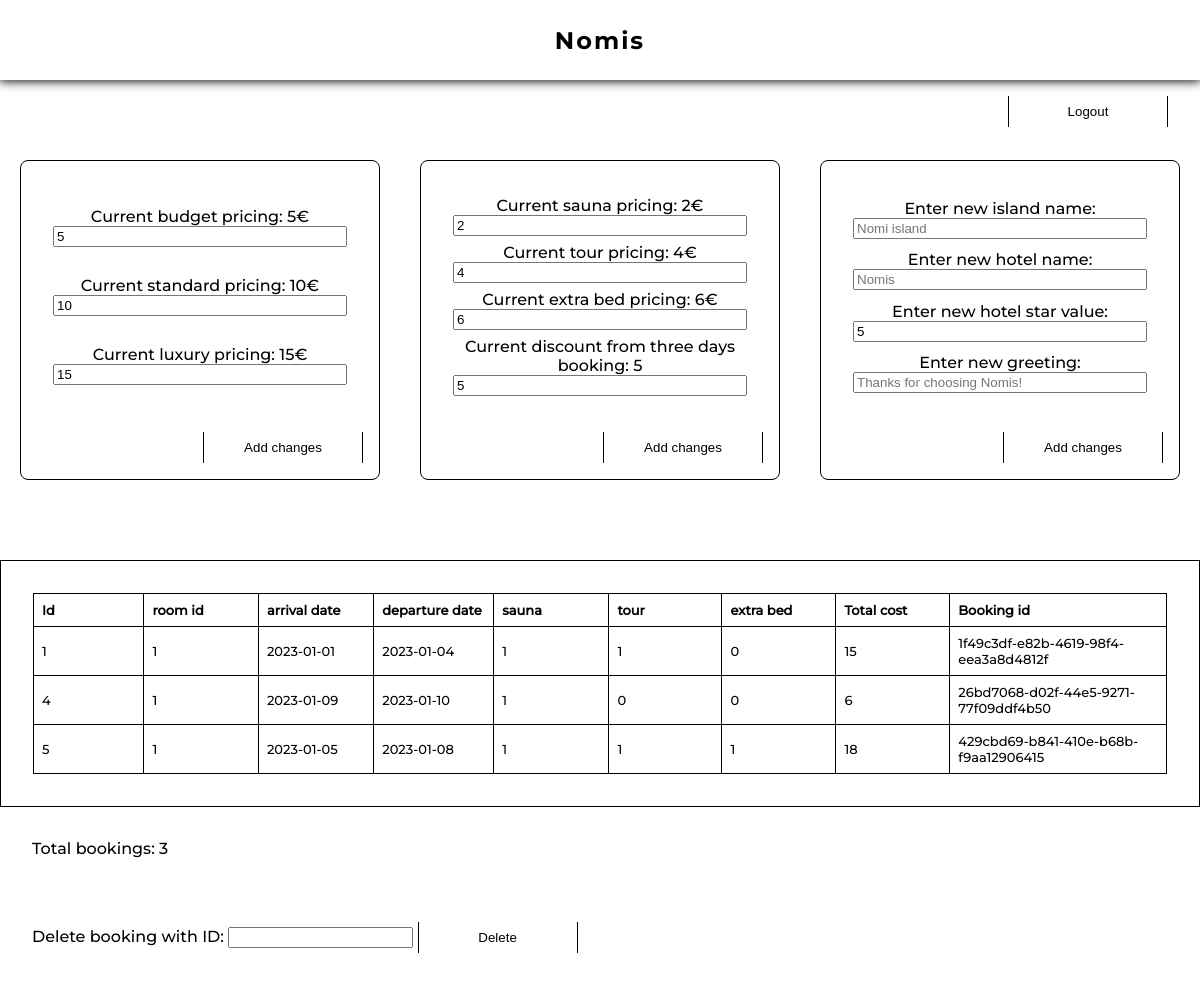
Before: /Admin/index.php (signed in) with the older database file.
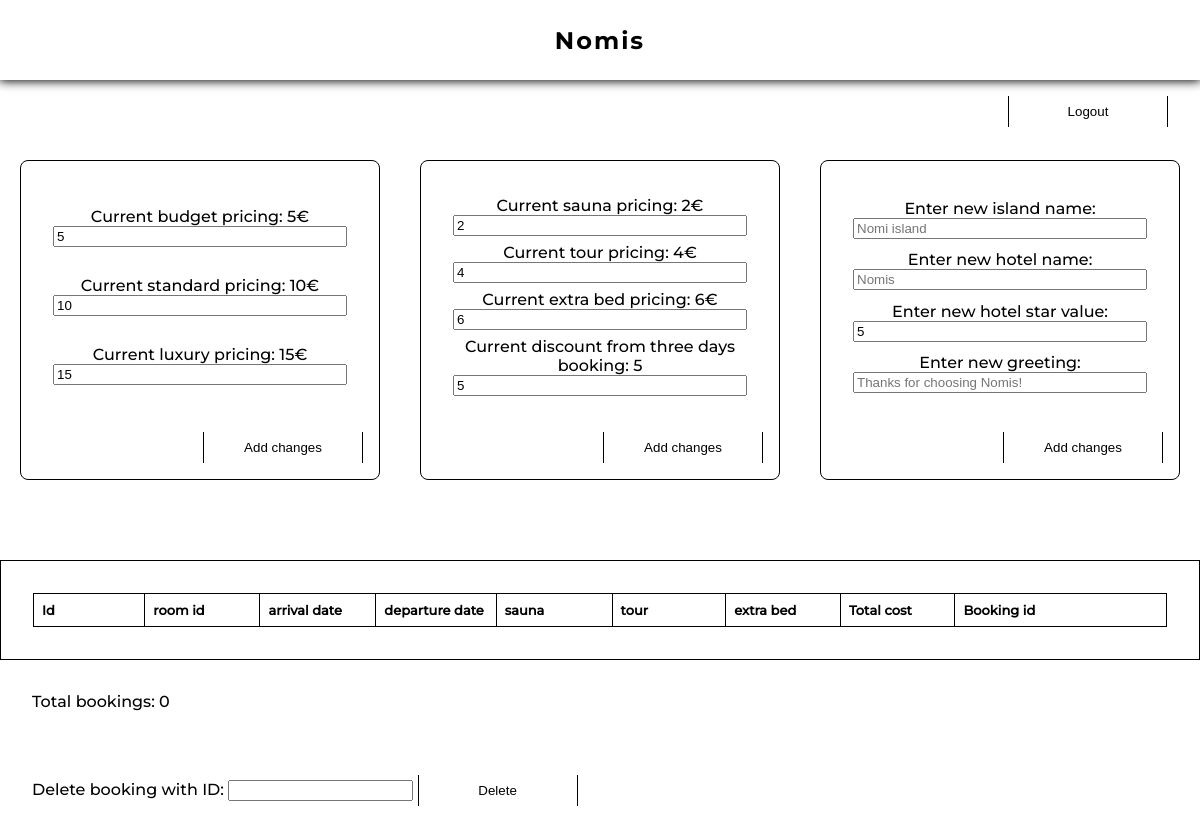
After: the same page with the newer database file.
### tables this page shows
CREATE TABLE bookings(
	id INTEGER PRIMARY KEY AUTOINCREMENT,
	room_id INTEGER,
	arrival_date DATE,
	departure_date DATE, sauna BOOLEAN, tour BOOLEAN, bed BOOLEAN, total_cost FLOAT, bookingUID VARCHAR(180));

### PHP/hotelFunctions.php (called while the page is built, shortened)
<?php
$priceData = file_get_contents(__DIR__ . '/../pricing.json');
$priceData = json_decode($priceData, true);
$budgetPrice = $priceData['room_prices']['budget_price'];
$standardPrice = $priceData['room_prices']['standard_price'];
$luxuryPrice = $priceData['room_prices']['luxury_price'];
$saunaPrice = $priceData['feature_prices']['sauna'];
$tourPrice = $priceData['feature_prices']['tour'];
$bedPrice = $priceData['feature_prices']['bed'];
$threeDayDiscount = $priceData['discounts']['threeDayDiscount'];

### Admin/main-admin.php (the view, shortened to what this page needs)
<?php
require(__DIR__ . '/../PHP/hotelFunctions.php');
$confirmationJSON = file_get_contents(__DIR__ . '/../booking-confirmation.json');
$confirmationJSON = json_decode($confirmationJSON, true);
$islandName = $confirmationJSON['island'];
$hotelName = $confirmationJSON['hotel'];
$starRating = $confirmationJSON['stars'];
$confirmationMessage = $confirmationJSON['addtional_info']['greeting'];
?>
<main>
    <section class="admin-logout">
        <a href="./logout.php">
            <button>Logout</button>
        </a>
    </section>
    <section class="pricing-container">
        <form action="" method="POST" class="pricing-form">
            <div>
                <label for="budget-price">Current budget pricing: <?= $budgetPrice ?>€</label>
                <input type="number" name="budget-price" value=<?= $budgetPrice ?> min=0 max=100>
            </div>
            <div>
                <label for="standard-price">Current standard pricing: <?= $standardPrice ?>€</label>
                <input type="number" name="standard-price" value=<?= $standardPrice ?> min=0 max=100>
            </div>
            <div>
                <label for="luxury-price">Current luxury pricing: <?= $luxuryPrice ?>€</label>
                <input type="number" name="luxury-price" value=<?= $luxuryPrice ?> min=0 max=100>
            </div>
            <button type="submit">Add changes</button>
        </form>
        <form action="" method="POST" class="pricing-form">
            <div>
                <label for="sauna-price">Current sauna pricing: <?= $saunaPrice ?>€</label>
                <input type="number" name="sauna-price" value=<?= $saunaPrice ?> min=0 max=100>
            </div>
            <div>
                <label for="tour-price">Current tour pricing: <?= $tourPrice ?>€</label>
                <input type="number" name="tour-price" value=<?= $tourPrice ?> min=0 max=100>
            </div>
            <div>
                <label for="bed-price">Current extra bed pricing: <?= $bedPrice ?>€</label>
                <input type="number" name="bed-price" value=<?= $bedPrice ?> min=0 max=100>
            </div>
            <div>
                <label for="discount-days">Current discount from three days booking: <?= $threeDayDiscount ?></label>
                <input type="number" name="discount-days" value=<?= $threeDayDiscount ?>>
            </div>
            <button type="submit">Add changes</button>
        </form>
        <form action="" method="POST" class="pricing-form">
            <div>
                <label for="island-name">Enter new island name:</label>
                <input type="text" name="island-name" placeholder="<?= $islandName ?>">
            </div>
            <div>
                <label for="hotel-name">Enter new hotel name:</label>
                <input type="text" name="hotel-name" placeholder="<?= $hotelName ?>">
            </div>
            <div>
                <label for="hotel-stars">Enter new hotel star value:</label>
                <input type="number" name="hotel-stars" min=0 max=5 value=<?= $starRating ?>>
            </div>
            <div>
                <label for="greeting-message">Enter new greeting:</label>
                <input type="text" name="greeting-message" placeholder="<?= $confirmationMessage ?>">
            </div>
            <button type="submit">Add changes</button>
        </form>
    </section>
    <section class="bookings-container">
        <table>
            <tr>
                <th>Id</th>
                <th>room id</th>
                <th>arrival date</th>
                <th>departure date</th>
                <th>sauna</th>
                <th>tour</th>
                <th>extra bed</th>
                <th>Total cost</th>
                <th>Booking id</th>
            </tr>
            <?php
            $stmt = $dbh->query('SELECT * FROM bookings');
            $bookingsData = $stmt->fetchAll(PDO::FETCH_ASSOC);
            ?>
            <?php foreach ($bookingsData as $currentBooking) : ?>
                <tr>
                    <?php foreach ($currentBooking as $bookingData) : ?>
                        <td><?= $bookingData ?></td>
                    <?php endforeach ?>
                </tr>
            <?php endforeach ?>
        </table>
        <p>Total bookings:
            <?php
            $stmt = $dbh->query('SELECT COUNT(id) FROM bookings');
            $response = $stmt->fetch(PDO::FETCH_NUM);
            echo $response[0];
            ?>
        </p>
        <form action="" method="POST" class="delete-booking-form">
            <label for="delete-booking">Delete booking with ID:</label>
            <input type="number" name="delete-booking" min=1>
            <button type="submit">Delete</button>
        </form>
    </section>
</main>

### Admin/index.php (shortened to what this page needs)
<?php
$confirmationJSON = file_get_contents(__DIR__ . '/../booking-confirmation.json');
$confirmationJSON = json_decode($confirmationJSON, true);
?>
<!DOCTYPE html>
<html lang="en">
<head>
    <link rel="stylesheet" href="../CSS/header.css">
    <link rel="stylesheet" href="../CSS/global.css">
    <link rel="stylesheet" href="../CSS/typography.css">
    <link rel="stylesheet" href="../CSS/admin-login.css">
    <link rel="stylesheet" href="../CSS/admin-main.css">
</head>
<body>
    <header class="admin-header">
        <section class="heading">
            <h1><?= $confirmationJSON['hotel'] ?></h1>
        </section>
    </header>
    <?php
    if (!isset($_SESSION['user-auth'])) {
        require(__DIR__ . '/login.php');
    } else {
        require(__DIR__ . '/main-admin.php');
    }
    ?>
</body>
</html>

### CSS/header.css (style rules this page uses)
header { position: fixed; box-shadow: 0 0 10px 1px black; width: 100%; height: 10vh; background-color: white; z-index: 1; }
.admin-header { position: relative; }
.heading { display: flex; justify-content: center; align-items: center; position: relative; width: 100%; height: 10vh; }

### CSS/global.css (style rules this page uses)
* { box-sizing: border-box; }
body { margin: 0; position: relative; }
button { background-color: transparent; border: 1px solid black; cursor: pointer; border-radius: 1rem; padding: 0.5rem; margin-bottom: 1rem; position: relative; border: none; width: 10rem; margin-bottom: 2rem; overflow: hidden; border-left: 1px solid black; border-right: 1px solid black; border-radius: 0; }
button::before { position: absolute; content: ''; width: 10rem; top: 0; right: -10rem; height: 1px; background-color: black; transition: right 0.5s ease; }
button::after { position: absolute; content: ''; width: 10rem; bottom: 0; left: -10rem; height: 1px; background-color: black; transition: left 0.5s ease; }

### CSS/typography.css (style rules this page uses)
body { font-family: 'Montserrat-m'; }
h1 { font-family: 'Montserrat-b'; letter-spacing: 2px; }
table { font-size: small; }

### CSS/admin-login.css (style rules this page uses)
.admin-logout { position: fixed; right: 2rem; top: 6rem; }

### CSS/admin-main.css (style rules this page uses)
.pricing-container { display: flex; justify-content: space-around; align-items: center; width: 100%; height: 60vh; }
.pricing-form { display: flex; flex-direction: column; justify-content: space-around; text-align: center; position: relative; height: 40vh; width: 30%; padding: 2rem; border: 1px solid black; border-radius: 0.5rem; padding-bottom: 5rem; }
.pricing-form div { display: flex; flex-direction: column; }
.pricing-form button { position: absolute; right: 1rem; bottom: -1rem; }
.bookings-container { display: flex; justify-content: center; flex-direction: column; width: 100%; }
.bookings-container p { padding: 1rem 2rem; }
.bookings-container table { display: flex; justify-content: center; text-align: left; width: 100%; border: 1px solid black; padding: 2rem; border-collapse: collapse; }
.bookings-container table td, .bookings-container table th { border: 1px solid black; padding: 8px; }
.bookings-container table th { width: 8rem; }
.bookings-container table th:last-child { width: 15rem; }
.delete-booking-form { padding: 2rem; }

Changed rows visible on the page:
removed bookings: bookingData "1", arrival_date "2023-01-01", departure_date "2023-01-04", bed "0", total_cost "15", bookingUID "1f49c3df-e82b-4619-98f4-eea3a8d4812f"
removed bookings: id "4", bookingData "1", arrival_date "2023-01-09", departure_date "2023-01-10", bookingData "0", total_cost "6", bookingUID "26bd7068-d02f-44e5-9271-77f09ddf4b50"
removed bookings: id "5", bookingData "1", arrival_date "2023-01-05", departure_date "2023-01-08", total_cost "18", bookingUID "429cbd69-b841-410e-b68b-f9aa12906415"
Other visible differences:
$response[0]: "3" → "0"
